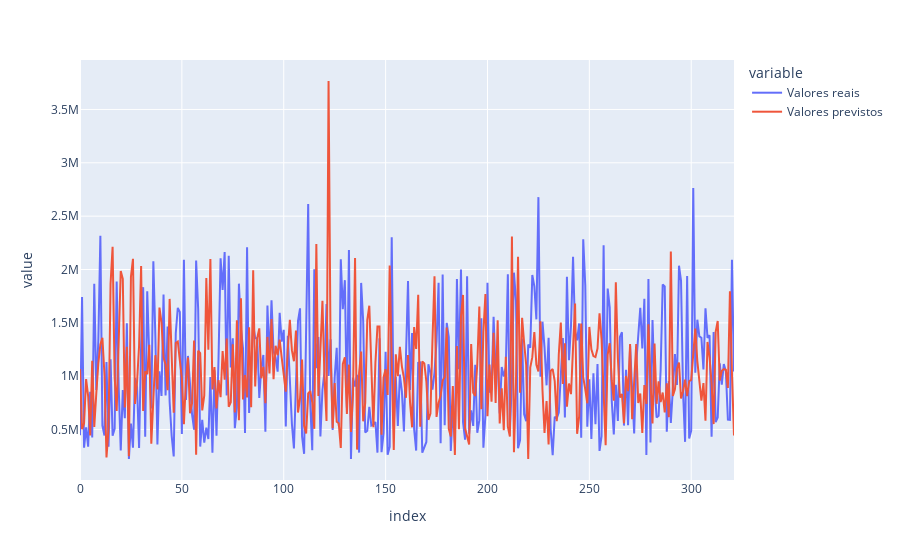

Notebook code cell kept with this figure:
### Code cell
# Montagem de um outro gráfico de linha 

fig = px.line(comp, y = ["Valores reais", "Valores previstos"])
fig.show()

### Figure 1 — Plotly figure (JSON) as saved in the notebook; plotly's stock layout.template omitted (floating-point values rounded to 4 significant figures; data arrays with more than 128 entries replaced by an {"elided": "..."} marker saying what was removed)
{"data": [{"hovertemplate": "variable=Valores reais<br>index=%{x}<br>value=%{y}<extra></extra>", "legendgroup": "Valores reais", "line": {"color": "#636efa", "dash": "solid"}, "marker": {"symbol": "circle"}, "mode": "lines", "name": "Valores reais", "orientation": "v", "showlegend": true, "type": "scatter", "x": {"elided": "322 int values"}, "xaxis": "x", "y": {"elided": "322 float values"}, "yaxis": "y"}, {"hovertemplate": "variable=Valores previstos<br>index=%{x}<br>value=%{y}<extra></extra>", "legendgroup": "Valores previstos", "line": {"color": "#EF553B", "dash": "solid"}, "marker": {"symbol": "circle"}, "mode": "lines", "name": "Valores previstos", "orientation": "v", "showlegend": true, "type": "scatter", "x": {"elided": "322 int values"}, "xaxis": "x", "y": {"elided": "322 float values"}, "yaxis": "y"}], "layout": {"legend": {"title": {"text": "variable"}, "tracegroupgap": 0}, "margin": {"t": 60}, "xaxis": {"anchor": "y", "domain": [0, 1], "title": {"text": "index"}}, "yaxis": {"anchor": "x", "domain": [0, 1], "title": {"text": "value"}}}}
